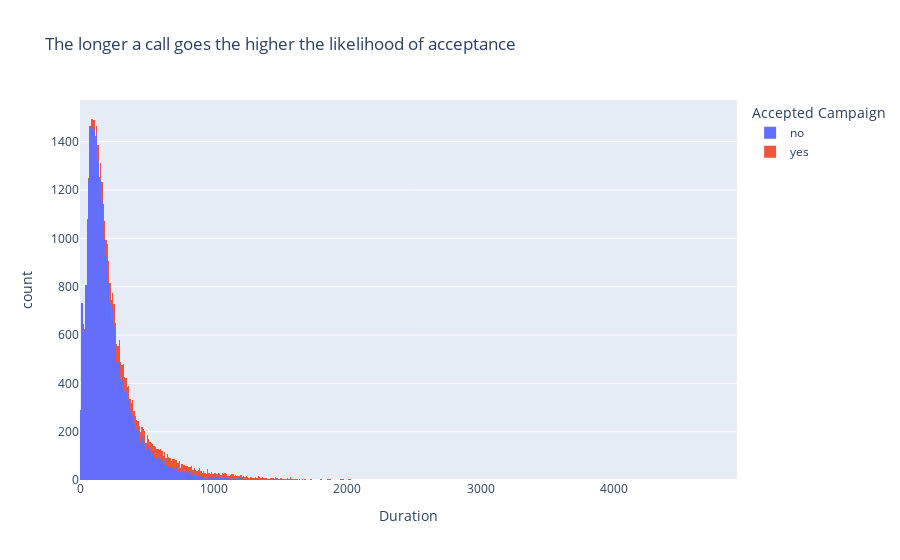

The notebook cell this image was saved under:
### Code cell
fig = px.histogram(
    df,
    x='duration',
    color='y',
    title="The longer a call goes the higher the likelihood of acceptance",
    labels={"duration": "Duration", 'y': 'Accepted Campaign'},
)
fig.show()
fig.write_image("images/duration_acceptance_ratio.png")

### Figure 1 — Plotly figure (JSON) as saved in the notebook; plotly's stock layout.template omitted (floating-point values rounded to 4 significant figures; data arrays with more than 128 entries replaced by an {"elided": "..."} marker saying what was removed)
{"data": [{"bingroup": "x", "hovertemplate": "Accepted Campaign=no<br>Duration=%{x}<br>count=%{y}<extra></extra>", "legendgroup": "no", "marker": {"color": "#636efa", "pattern": {"shape": ""}}, "name": "no", "orientation": "v", "showlegend": true, "x": {"elided": "36548 int values"}, "xaxis": "x", "yaxis": "y", "type": "histogram"}, {"bingroup": "x", "hovertemplate": "Accepted Campaign=yes<br>Duration=%{x}<br>count=%{y}<extra></extra>", "legendgroup": "yes", "marker": {"color": "#EF553B", "pattern": {"shape": ""}}, "name": "yes", "orientation": "v", "showlegend": true, "x": {"elided": "4640 int values"}, "xaxis": "x", "yaxis": "y", "type": "histogram"}], "layout": {"xaxis": {"anchor": "y", "domain": [0.0, 1.0], "title": {"text": "Duration"}}, "yaxis": {"anchor": "x", "domain": [0.0, 1.0], "title": {"text": "count"}}, "legend": {"title": {"text": "Accepted Campaign"}, "tracegroupgap": 0}, "title": {"text": "The longer a call goes the higher the likelihood of acceptance"}, "barmode": "relative"}}
